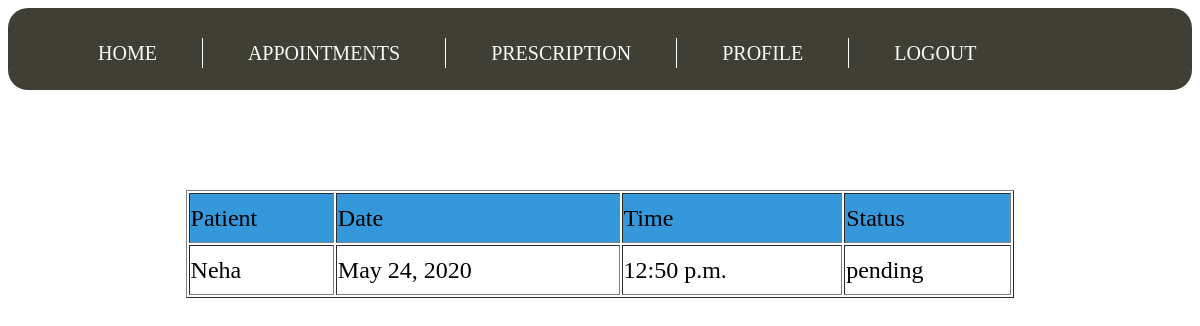
/app_doctor (signed in), run on an earlier commit of the app's database.
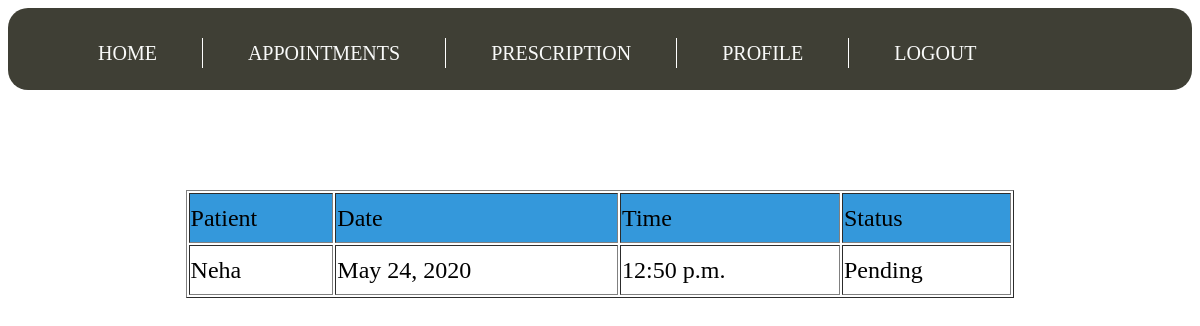
And on a later commit of the database.
### Hospital_app/models.py (models this page shows)
class Appointments(models.Model):
    patient = models.ForeignKey('Patient',on_delete=models.CASCADE)
    doctor = models.ForeignKey('Doctor',on_delete=models.CASCADE)
    Date_time = models.DateTimeField()
    status = models.CharField(max_length=1500)

class Patient(models.Model):
    user = models.OneToOneField(User,on_delete=models.CASCADE)
    Name = models.CharField(max_length=1500)
    Email = models.EmailField()
    gender = models.CharField(max_length=1500)
    phone_no = models.BigIntegerField()

### Hospital_app/views.py (the view)
# urls.py: url(r'app_doctor',Doctor_appointment.as_view(),name="app_doctor"),
class Doctor_appointment(View):
    def get(self,request):
        if request.user.is_active:
            try:
                request.user.doctor
            except ObjectDoesNotExist:
                return HttpResponse("LOGIN FIRST")
            d = Doctor.objects.filter(user=request.user)
            appointments = Appointments.objects.filter(doctor=d[0])
            context = {'app':appointments}
            template = loader.get_template('doctor_appointment.html')
            return HttpResponse(template.render(context,request))
        else:
            return HttpResponse("LOGIN FIRST")

### Hospital_app/templates/doctor_appointment.html (shortened to what this page needs)
<!DOCTYPE html>
<html>
<head>
	{% load staticfiles %}
<link rel="stylesheet" href="https://cdnjs.cloudflare.com/ajax/libs/font-awesome/4.7.0/css/font-awesome.min.css">
</head>
<body>
{% load staticfiles %}
<link rel = "stylesheet" type="text/css" href = "{% static 'header.css' %}">
<div id = "menu">
<font size = "5">
<ul>
<li><a href ="{% url 'Hospital_app:doctor' %}">home</a></li>
    <li><a href ="{% url 'Hospital_app:app_doctor' %}">appointments</a></li>
    <li><a href ="{% url 'Hospital_app:pres' %}">prescription</a></li>
    <li><a href ="{% url 'Hospital_app:patient_profile' %}">profile</a></li>
<li><a href="{% url 'Hospital_app:logout' %}">logout</a></li>
</ul>
</div>
<div style = "margin-top:100px;">
    <table width="70%" align="center" border = "1">
        <tr bgcolor="#3498db" style = "height:50px;">
            <td>Patient</td>
            <td>Date</td>
            <td>Time</td>
            <td>Status</td>
        </tr>
    {% for ap in app %}
        <tr style = "height:50px;">
            <td>{{ ap.patient.user.username }}</td>
            <td>{{ ap.Date_time.date }}</td>
            <td>{{ ap.Date_time.time }}</td>
            <td>{{ ap.status}}</td>
    {% endfor %}
    </table>
</div>

What changed in the data, as far as the page shows it:
changed Appointments "Neha": status "pending" → "Pending"
